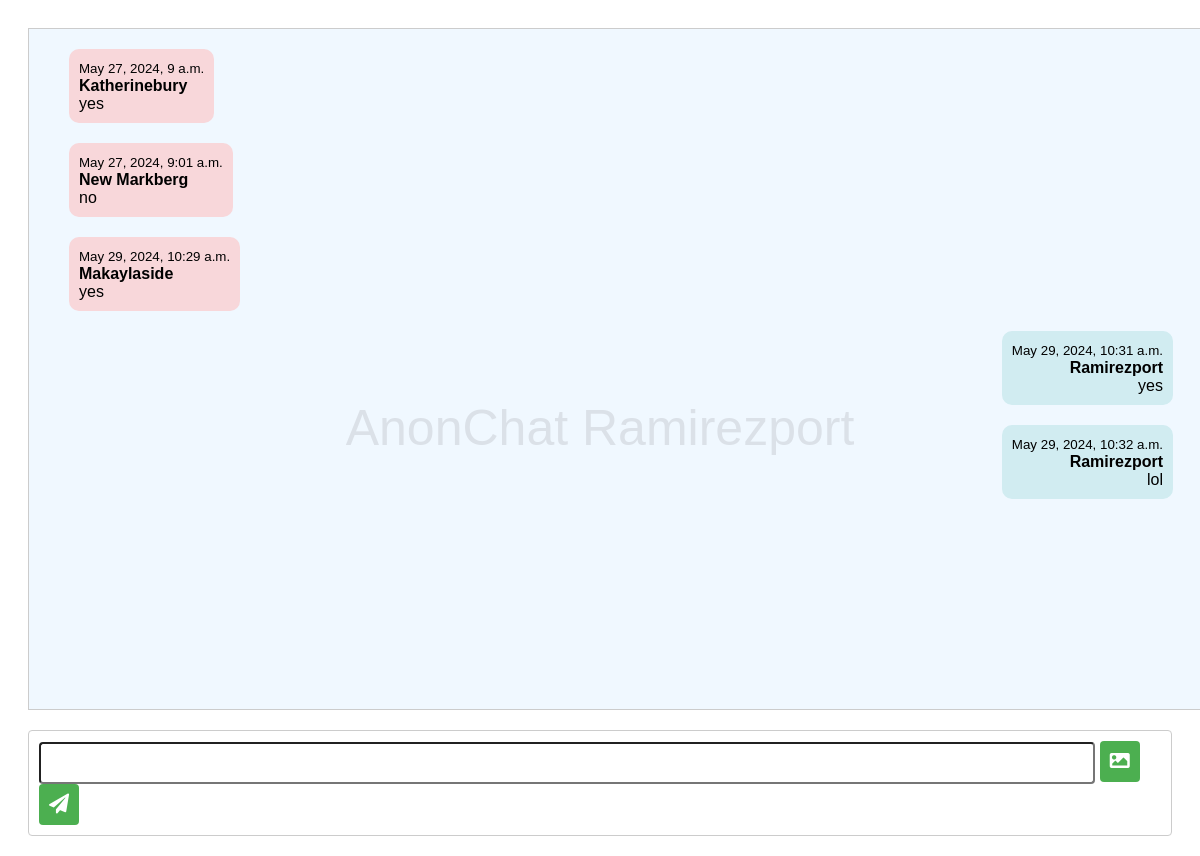
Screenshot of / (signed in) with the database file from the repository.
### chatbox/models.py (models this page shows, shortened)
class Message(models.Model):
    text = models.CharField(max_length=1000)
    date = models.DateTimeField(auto_now_add=True)
    user = models.ForeignKey(User, on_delete=models.CASCADE, related_name='messages')

class User(AbstractUser):
    email = None
    username = models.CharField(max_length=100, unique=True)
    REQUIRED_FIELDS = []

### chatbox/views.py (the view)
# urls.py: path('', views.room, name='room'),
@login_required
def room(request):
    messages = Message.objects.all()
    return render(request, 'room.html', {'messages': messages})

### chatbox/templates/room.html (shortened to what this page needs)
<!DOCTYPE html>
<head>
	<link rel="stylesheet" href="https://cdnjs.cloudflare.com/ajax/libs/font-awesome/5.15.3/css/all.min.css">
</head>
<body>
      <div class="container">
		<div id="watermark">AnonChat {{user.username}}</div>
			<div id="chat">
				{% for message in messages %}
					<div class="message {% if message.user == user %}msg-right{% else %}msg-left{% endif %}">
						<div><small>{{ message.date|date:"F j, Y, P" }}</small></div>
						<strong>{{ message.user.username }}</strong> {{ message.text }}
					</div>
				{% endfor %}
			</div>
			<div id="chat-input">
				<input id="chat-message-input" type="text">
				<button id="upload-button"><i class="fas fa-image"></i></button>
				<button id="chat-message-submit" type="submit"><i class="fas fa-paper-plane"></i></button>
			</div>
	  </div>
</body>
</html>

### chatbox/templates/room.html (style rules this page uses)
body { font-family: Arial, sans-serif; overflow: hidden; }
#chat-message-submit, #upload-button { padding: 10px; border: none; border-radius: 4px; background-color: #4CAF50; color: white; cursor: pointer; font-size: 16px; }
.container { margin: auto; padding: 20px; height: 100vh; }
#chat { width: 100%; height: 80vh; overflow-y: scroll; border: 1px solid #ccc; padding: 20px; background-color: #f0f8ff; }
.message { margin-bottom: 20px; margin-right: 20px; margin-left: 20px; }
.msg-right { display: flex; flex-direction: column; align-items: flex-end; background-color: #d1ecf1; float: right; clear: both; }
.msg-left { display: flex; flex-direction: column; align-items: flex-start; background-color: #f8d7da; float: left; clear: both; }
.msg-left, .msg-right { max-width: 50%; border: none; border-radius: 10px; padding: 10px; }
#chat-input { margin-top: 20px; padding: 10px; border: 1px solid #ccc; border-radius: 4px; font-size: 16px; }
#chat-message-input { width: 92%; padding: 10px; font-size: 16px; border-radius: 4px; }
.fas { font-size: 20px; }
#watermark { position: fixed; top: 50%; left: 50%; transform: translate(-50%, -50%); font-size: 50px; color: rgba(44, 33, 33, 0.1); z-index: 1; text-align: center; }

### rows the page displays
Message: date "May 27, 2024, 9 a.m.", user.username "Katherinebury", text "yes"
Message: date "May 27, 2024, 9:01 a.m.", user.username "New Markberg", text "no"
Message: date "May 29, 2024, 10:29 a.m.", user.username "Makaylaside", text "yes"
Message: date "May 29, 2024, 10:31 a.m.", user.username "Ramirezport", text "yes"
Message: date "May 29, 2024, 10:32 a.m.", user.username "Ramirezport", text "lol"
